Frame 1 (no input): blank canvas, image omitted
Frame 60 (no input): blank canvas, image omitted
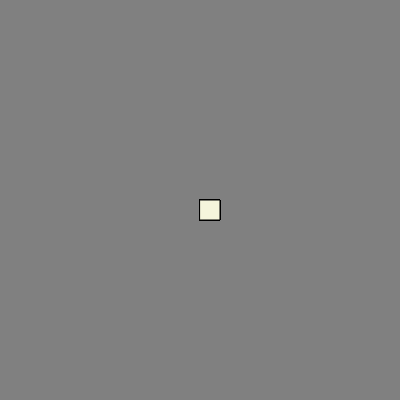
Frame 120 (the mouse pressed at the canvas centre since frame 60)

The p5.js sketch whose frames 1 and 60 were blank and that drew this single picture after the mouse press (run headless with seeded random() and noise() and a simulated clock; from frame 60 on, the mouse is pressed at the canvas centre):

// p5.js sketch
// ── sketch.js
function setup() {
  createCanvas(400, 400);
  background("grey");
}

function draw() {
  
  stroke ("black");
  fill ("beige");
if(mouseIsPressed) { rect(mouseX, mouseY, 20, 20);}
}
